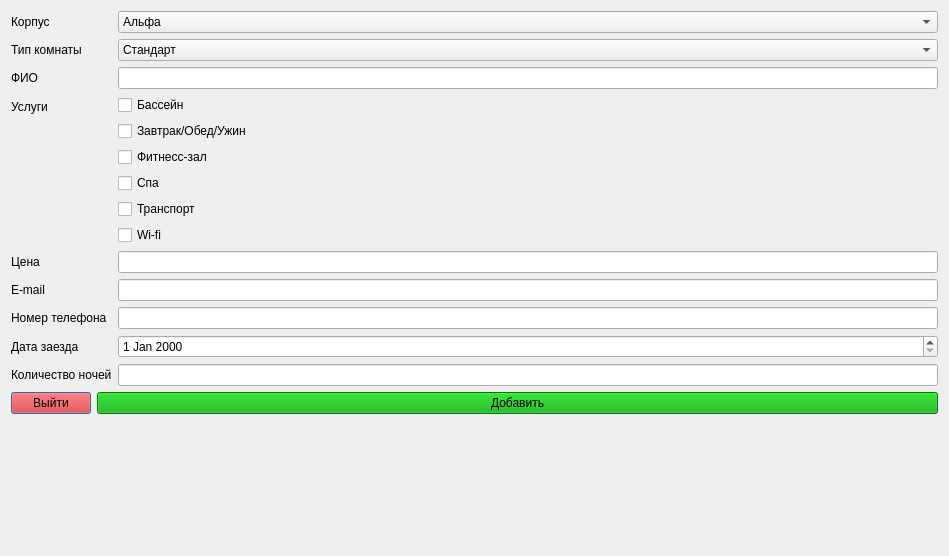
<?xml version="1.0" encoding="UTF-8"?>
<ui version="4.0">
 <class>AddWindow</class>
 <widget class="QDialog" name="AddWindow">
  <property name="geometry">
   <rect>
    <x>0</x>
    <y>0</y>
    <width>949</width>
    <height>556</height>
   </rect>
  </property>
  <property name="windowTitle">
   <string>AddInfo</string>
  </property>
  <layout class="QGridLayout" name="gridLayout">
   <item row="3" column="0">
    <layout class="QFormLayout" name="formLayout">
     <item row="0" column="0">
      <widget class="QLabel" name="label_2">
       <property name="text">
        <string>Корпус</string>
       </property>
      </widget>
     </item>
     <item row="0" column="1">
      <widget class="QComboBox" name="box_Corpus">
       <item>
        <property name="text">
         <string>Альфа</string>
        </property>
       </item>
       <item>
        <property name="text">
         <string>Бета</string>
        </property>
       </item>
       <item>
        <property name="text">
         <string>Вега</string>
        </property>
       </item>
       <item>
        <property name="text">
         <string>Дельта</string>
        </property>
       </item>
       <item>
        <property name="text">
         <string>Гамма</string>
        </property>
       </item>
      </widget>
     </item>
     <item row="1" column="0">
      <widget class="QLabel" name="label_3">
       <property name="text">
        <string>Тип комнаты</string>
       </property>
      </widget>
     </item>
     <item row="1" column="1">
      <widget class="QComboBox" name="box_TypeRoom">
       <item>
        <property name="text">
         <string>Стандарт</string>
        </property>
       </item>
       <item>
        <property name="text">
         <string>Бизнесс-класс</string>
        </property>
       </item>
       <item>
        <property name="text">
         <string>Первый-класс</string>
        </property>
       </item>
       <item>
        <property name="text">
         <string>Делюкс</string>
        </property>
       </item>
      </widget>
     </item>
     <item row="2" column="0">
      <widget class="QLabel" name="label">
       <property name="text">
        <string>ФИО</string>
       </property>
      </widget>
     </item>
     <item row="2" column="1">
      <widget class="QLineEdit" name="lineEdit_FIO">
       <property name="text">
        <string/>
       </property>
      </widget>
     </item>
     <item row="3" column="0">
      <widget class="QLabel" name="label_4">
       <property name="text">
        <string>Услуги</string>
       </property>
      </widget>
     </item>
     <item row="3" column="1">
      <layout class="QVBoxLayout" name="verticalLayout">
       <item>
        <widget class="QCheckBox" name="checkBox_Pool">
         <property name="text">
          <string>Бассейн</string>
         </property>
        </widget>
       </item>
       <item>
        <widget class="QCheckBox" name="checkBox_Lunch">
         <property name="text">
          <string>Завтрак/Обед/Ужин</string>
         </property>
        </widget>
       </item>
       <item>
        <widget class="QCheckBox" name="checkBox_Fitness">
         <property name="text">
          <string>Фитнесс-зал</string>
         </property>
        </widget>
       </item>
       <item>
        <widget class="QCheckBox" name="checkBox_Spa">
         <property name="text">
          <string>Спа</string>
         </property>
        </widget>
       </item>
       <item>
        <widget class="QCheckBox" name="checkBox_Transport">
         <property name="text">
          <string>Транспорт</string>
         </property>
        </widget>
       </item>
       <item>
        <widget class="QCheckBox" name="checkBox_Wifi">
         <property name="text">
          <string>Wi-fi</string>
         </property>
        </widget>
       </item>
      </layout>
     </item>
     <item row="4" column="0">
      <widget class="QLabel" name="label_5">
       <property name="text">
        <string>Цена</string>
       </property>
      </widget>
     </item>
     <item row="4" column="1">
      <widget class="QLineEdit" name="lineEdit_Cost"/>
     </item>
     <item row="5" column="0">
      <widget class="QLabel" name="label_7">
       <property name="text">
        <string>E-mail</string>
       </property>
      </widget>
     </item>
     <item row="5" column="1">
      <widget class="QLineEdit" name="lineEdit_Email"/>
     </item>
     <item row="6" column="0">
      <widget class="QLabel" name="label_6">
       <property name="text">
        <string>Номер телефона</string>
       </property>
      </widget>
     </item>
     <item row="6" column="1">
      <widget class="QLineEdit" name="lineEdit_PhoneNumber"/>
     </item>
     <item row="7" column="0">
      <widget class="QLabel" name="label_8">
       <property name="text">
        <string>Дата заезда</string>
       </property>
      </widget>
     </item>
     <item row="7" column="1">
      <widget class="QDateEdit" name="dateEdit"/>
     </item>
     <item row="8" column="0">
      <widget class="QLabel" name="label_9">
       <property name="text">
        <string>Количество ночей</string>
       </property>
      </widget>
     </item>
     <item row="8" column="1">
      <widget class="QLineEdit" name="lineEdit_NightCount"/>
     </item>
    </layout>
   </item>
   <item row="4" column="0">
    <layout class="QFormLayout" name="formLayout_2">
     <item row="0" column="0">
      <widget class="QPushButton" name="pushButton">
       <property name="styleSheet">
        <string notr="true">background-color: rgb(255, 0, 0);
color: rgb(0, 0, 0);</string>
       </property>
       <property name="text">
        <string>Выйти</string>
       </property>
      </widget>
     </item>
     <item row="0" column="1">
      <widget class="QPushButton" name="btn_Add">
       <property name="styleSheet">
        <string notr="true">background-color: rgb(0, 170, 0);
selection-background-color: rgb(0, 255, 0);
color: rgb(0, 0, 0);</string>
       </property>
       <property name="text">
        <string>Добавить</string>
       </property>
      </widget>
     </item>
    </layout>
   </item>
  </layout>
 </widget>
 <resources/>
 <connections>
  <connection>
   <sender>pushButton</sender>
   <signal>clicked()</signal>
   <receiver>AddWindow</receiver>
   <slot>close()</slot>
   <hints>
    <hint type="sourcelabel">
     <x>65</x>
     <y>537</y>
    </hint>
    <hint type="destinationlabel">
     <x>5</x>
     <y>519</y>
    </hint>
   </hints>
  </connection>
 </connections>
</ui>
